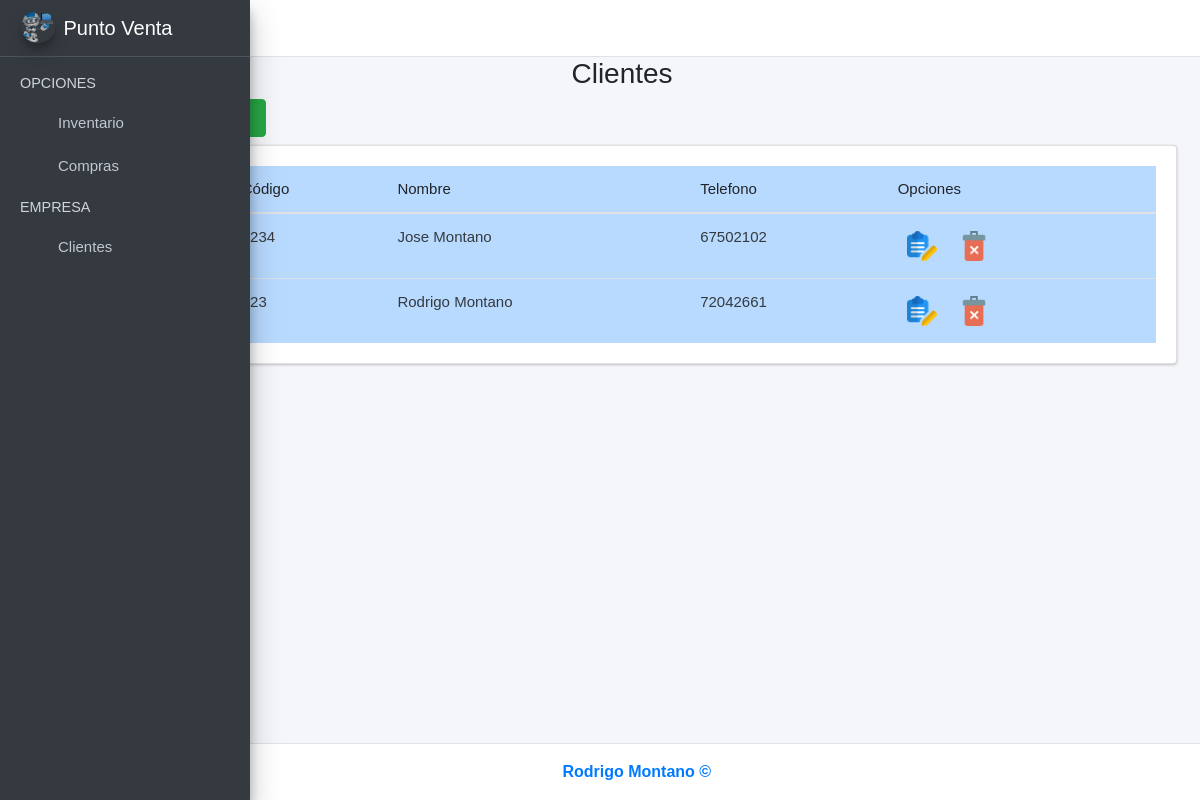
/clientes/, run on the app's committed database.
### ventas/models.py (models this page shows, shortened)
class Cliente(models.Model):
    codigo = models.CharField(max_length=200, unique=True, null=True, blank=True)
    nombre = models.CharField(max_length=200, unique=True, null=True, blank=False)
    telefono = models.CharField(max_length=200, unique=True, null=True, blank=False)
    created = models.DateTimeField(auto_now_add=True)
    updated = models.DateTimeField(auto_now_add=True)
    class Meta:
        verbose_name='clientes'
        verbose_name_plural= 'clientes'

### ventas/views.py (the view)
# urls.py: path('clientes/', views.clientes_view, name='Clientes'),
def clientes_view(request):
    clientes = Cliente.objects.all()
    form_personal = AddClienteForm()
    form_editar = EditarClienteForm()
    context = {
        'clientes': clientes,
        'form_personal': form_personal,
        'form_editar': form_editar
    }
    return render(request, 'clientes.html', context)

### ventas/templates/clientes.html (shortened to what this page needs)
{% extends "base.html" %}
{% load static %}
{% load widget_tweaks %}
{% block content %}
<link rel="stylesheet" href="{% static 'index/css/b4.css' %}">
<div class="row">
    <div class="col-md-12">
        <h3 class="text-center">Clientes   <i class="fas fa-users"></i></h3>
        <div class="col-md-3 pb-2">
            <a href="#AgregarPersonalModal"
                data-toggle="modal" data-dismiss="modal">
                <button type="button" class="btn btn-success">
                    <i class="fas fa-plus-circle"></i>
                </button>
            </a>
        </div>
        <div class="card card-body" style="overflow:scroll">
            <table class="table table-hover table-primary" id="myTable">
                <thead>
                    <tr>
                        <th># ID</th>
                        <th>Código</th>
                        <th>Nombre</th>
                        <th>Telefono</th>
                        <th>Opciones</th>
                    </tr>
                </thead>
                <tbody class="text-dark">
                    {% for i in clientes %}
                    <tr>
                        <td>{{i.id}}</td>
                        <td>{{i.codigo}}</td>
                        <td>{{i.nombre}}</td>
                        <td>{{i.telefono}}</td>
                        <td>
                            <button onclick="editarPersonal('{{i.id}}', '{{i.nombre}}', '{{i.telefono}}', '{{i.codigo}}',)" class="btn btn-dark-outline btn-sm" data-toggle="modal" href="#EditarPersonalModal"><img src="{% static 'index/img/editar.png' %}" alt="Error"  width="30"></button>
                            <button onclick="eliminarPersonal('{{i.id}}')" class="btn btn-dark-outline btn-sm" data-toggle="modal" href="#EliminarPersonalModal"><img src="{% static 'index/img/delete.png' %}" alt="Error" width="30"></button>
                        </td>
                    </tr>
                    {% endfor %}
                </tbody>
            </table>
        </div>
    </div>
</div>
{% endblock %}

### ventas/static/index/css/main.css (style rules this page uses)
table, th, td { font-weight: 100; font-size:15px; }
body { font-family: Arial, Helvetica, sans-serif !important; }

### data on the page
Cliente: codigo "1234", nombre "Jose Montano", telefono "67502102"
Cliente: codigo "123", nombre "Rodrigo Montano", telefono "72042661"
